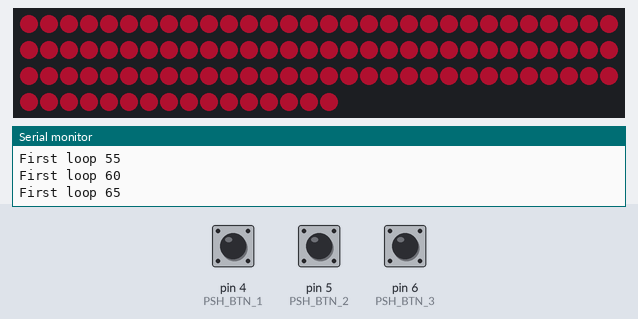
This sketch was run on a simulated Arduino Uno, built with avr-gcc and run on an emulated ATmega328P. Shown: 106 RGB LEDs in strip order, left to right, continuing on the next row, the last lines printed to the serial monitor. Inputs (shaded band) come from the test bench; at power-on: pin 4 (PSH_BTN_1) HIGH, pin 5 (PSH_BTN_2) HIGH, pin 6 (PSH_BTN_3) HIGH. Dim RGB values are drawn brighter than linear.

Above: at 0.8 s.
0.9 s: pin 4 (PSH_BTN_1) pulled LOW for 0.15 s
At 8.0 s:
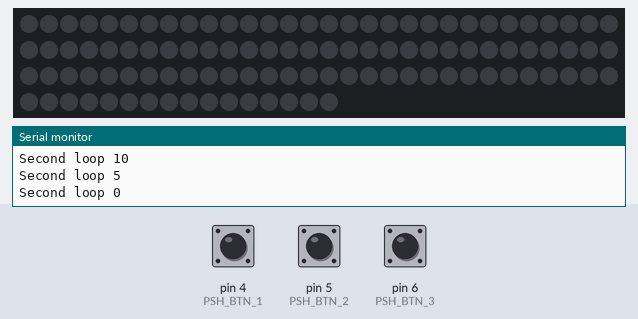
At 27.05 s:
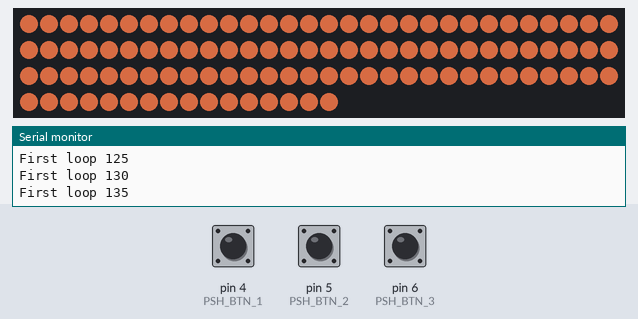

Measured:
- what the display in image 1 shows lasts 1.3 s, from 7.2 s to 8.5 s

The sketch:

room_lightning.ino
```cpp
#include <Arduino_FreeRTOS.h>
#include <FastLED.h>
#define PSH_BTN_1 4
#define PSH_BTN_2 5
#define PSH_BTN_3 6
#define DATA_PIN     3
#define NUM_LEDS    106
#define LED_TYPE    WS2812B
#define COLOR_ORDER GRB
CRGB leds[NUM_LEDS];

unsigned char colors[39][3] = {
  {220, 20, 60},
  {255, 0, 0},
  {255, 99, 71},
  {255, 127, 80},
  {255, 140, 0},
  {255, 165, 0},
  {255, 215, 0},
  {184, 134, 11},
  {240, 230, 140},
  {154, 205, 50},
  {107, 142, 35},
  {124, 252, 0},
  {0, 255, 0},
  {50, 205, 50},
  {152, 251, 152},
  {46, 139, 87},
  {60, 179, 113},
  {47, 79, 79},
  {0, 139, 139},
  {0, 255, 255},
  {224, 255, 255},
  {176, 224, 230},
  {70, 130, 180},
  {30, 144, 255},
  {135, 206, 235},
  {25, 25, 112},
  {0, 0, 139},
  {65, 105, 225},
  {75, 0, 130},
  {106, 90, 205},
  {147, 112, 219},
  {148, 0, 211},
  {128, 0, 128},
  {238, 130, 238},
  {199, 21, 133},
  {255, 105, 180},
  {245, 245, 220},
  {255, 235, 205}
};


TaskHandle_t Handle_pushButtons;
TaskHandle_t Handle_ledTapeShining;

void checkIfButtonIsPressedWithDebounce( void *pvParameters );
void shineLedTape(void * pvParameters);

void setup() {
  pinMode(PSH_BTN_1, INPUT);
  pinMode(PSH_BTN_2, INPUT);
  pinMode(PSH_BTN_3, INPUT);
  digitalWrite(PSH_BTN_1, HIGH);
  digitalWrite(PSH_BTN_2, HIGH);
  digitalWrite(PSH_BTN_3, HIGH);
  Serial.begin(9600);
  FastLED.addLeds<WS2812B, DATA_PIN, COLOR_ORDER>(leds, NUM_LEDS);
  xTaskCreate(shineLedTape, "shineLedTape", 100, NULL, 1, &Handle_ledTapeShining);
  xTaskCreate(checkIfButtonIsPressedWithDebounce, "task1", 64, (void *) PSH_BTN_1, 1, &Handle_pushButtons);
  xTaskCreate(checkIfButtonIsPressedWithDebounce, "task2", 64, (void *) PSH_BTN_2, 1, &Handle_pushButtons);
  xTaskCreate(checkIfButtonIsPressedWithDebounce, "task3", 64, (void *) PSH_BTN_3, 1, &Handle_pushButtons);
  vTaskStartScheduler();
}

void loop() {}

void checkIfButtonIsPressedWithDebounce(void * pvParameters) {
  unsigned char selectedColor = 0;
  unsigned char selectedMode = 4;
  Serial.println("button entered");
  unsigned long lastDebounceTime = 0;
  unsigned long debounceDelay = 100;
  int buttonState;
  int lastButtonState = LOW;
  while (1) {
    int reading = digitalRead(( unsigned char ) pvParameters);
    if (reading != lastButtonState) {
      lastDebounceTime = millis();
    }

    if ((millis() - lastDebounceTime) > debounceDelay) {
      if (reading != buttonState) {
        buttonState = reading;
        if (reading == LOW) {
          switch (( uint32_t ) pvParameters) {
            case 4:
              changeSelectedMode();
              Serial.println("Current mode: " + String(selectedMode));
              break;
            case 5:
              if ( isColorChangable() ) {
                selectPreviousColor();
                Serial.println("Selected color: " + String(selectedColor));
              }
              break;
            case 6:
              if ( isColorChangable() ) {
                selectNextColor();
                Serial.println("Selected color: " + String(selectedColor));
              }
              break;
          }
        }
      }
    }
    lastButtonState = reading;
  }
}

void shineLedTape(void * pvParameters) {
  unsigned char selectedColor = 17;
  unsigned char selectedMode = 4;
  Serial.println("shine led entered");
  while (1) {
    switch (selectedMode) {
      case 0:
        turnLedTapeOff();
        break;
      case 1:
        shineOneByOne(colors[selectedColor][0], colors[selectedColor][1], colors[selectedColor][2]);
        vTaskDelay( 200 / portTICK_PERIOD_MS );
        turnLedTapeOff();
        break;
      case 2:
        shineOneByOneReverse(colors[selectedColor][0], colors[selectedColor][1], colors[selectedColor][2]);
        vTaskDelay( 200 / portTICK_PERIOD_MS );
        turnLedTapeOff();
        break;
      case 3:
        shineOneColor(colors[selectedColor][0], colors[selectedColor][1], colors[selectedColor][2]);
        break;
      case 4:
        cycleThroughColors();
        break;
      case 5:
        fadeColor(colors[selectedColor][0], colors[selectedColor][1], colors[selectedColor][2]);
        break;
      case 6:
        runningLine(5, 10, colors[selectedColor][0], colors[selectedColor][1], colors[selectedColor][2]);
        break;
    }
  }
}

bool isColorChangable() {
  unsigned char selectedColor = 0;
  unsigned char selectedMode = 4;
  return selectedMode == 1 || selectedMode == 2 || selectedMode == 3 || selectedMode == 5 || selectedMode == 6;
}

void changeSelectedMode() {
  unsigned char selectedColor = 0;
  unsigned char selectedMode = 6;
  ++selectedMode %= 7;
}

void selectNextColor() {
  unsigned char selectedColor = 0;
  unsigned char selectedMode = 6;
  selectedColor++;
  if (selectedColor == 39) {
    selectedColor = 0;
  }
}

void selectPreviousColor() {
  unsigned char selectedColor = 0;
  unsigned char selectedMode = 6;
  if (selectedColor == 0) {
    selectedColor = 38;
  } else {
    selectedColor--;
  }
}

void shineOneByOne(unsigned char red, unsigned char green, unsigned char blue) {
  for (unsigned char i = 0; i < NUM_LEDS; i++) {
    leds[i] = CRGB( red, green, blue);
    vTaskDelay( 20 / portTICK_PERIOD_MS );
    FastLED.show();
  }
}

void shineOneByOneReverse(unsigned char red, unsigned char green, unsigned char blue) {
  for (signed char i = NUM_LEDS; i >= 0; i--) {
    leds[i] = CRGB( red, green, blue);
    vTaskDelay( 20 / portTICK_PERIOD_MS );
    FastLED.show();
  }
}

void turnLedTapeOff() {
  shineOneColor(0, 0, 0);
}

void shineOneColor(unsigned char red, unsigned char green, unsigned char blue) {
  for (unsigned char i = 0; i < NUM_LEDS; i++) {
    leds[i] =  CRGB(red, green, blue);
  }
  FastLED.show();
}

void cycleThroughColors() {
  for (unsigned char color = 0; color < 39; color++) {
    fadeColor(colors[color][0], colors[color][1], colors[color][2]);
  }
}

void fadeColor(unsigned char red, unsigned char green, unsigned char blue) {
  for (int brightness = 0; brightness <= 255; brightness += 5) {
    Serial.println("First loop " + String(brightness));
    FastLED.setBrightness(brightness);
    shineOneColor(red, green, blue);
    vTaskDelay( 50 / portTICK_PERIOD_MS );
  }
  vTaskDelay( 1000 / portTICK_PERIOD_MS );
   for (int brightness = 255; brightness >= 0; brightness -= 5) {
    Serial.println("Second loop " + String(brightness));
    FastLED.setBrightness(brightness);
    shineOneColor(red, green, blue);
    vTaskDelay( 50 / portTICK_PERIOD_MS );
  }
  vTaskDelay( 1200 / portTICK_PERIOD_MS );
}

void runningLine(unsigned char lineLength, short delayDuration, unsigned char red, unsigned char green, unsigned char blue) {
  for (unsigned char i = 0; i < NUM_LEDS + lineLength; i++) {
    for (unsigned char j = 0; j < lineLength; j++) {
      if (i >= j &&  i - j < NUM_LEDS) {
        leds[i - j] = CRGB(red, green, blue);
      }
    }
    FastLED.show();
    vTaskDelay( delayDuration / portTICK_PERIOD_MS );
    turnLedTapeOff();
  }
}
```
